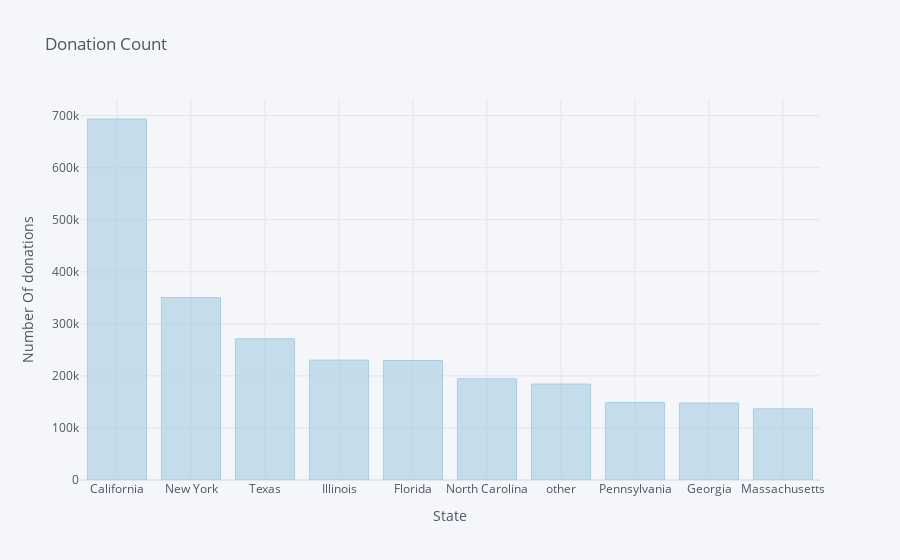

The notebook cell this image was saved under:
### Code cell
s3.iplot(kind = 'bar', xTitle = 'State' ,yTitle ='Number Of donations', title ='Donation Count', colorscale = 'paired')

### Figure 1 — Plotly figure (JSON) as saved in the notebook; plotly's stock layout.template omitted (floating-point values rounded to 4 significant figures)
{"data": [{"marker": {"color": "rgba(166, 206, 227, 0.6)", "line": {"color": "rgba(166, 206, 227, 1.0)", "width": 1}}, "name": "Donation ID", "orientation": "v", "text": "", "type": "bar", "x": ["California", "New York", "Texas", "Illinois", "Florida", "North Carolina", "other", "Pennsylvania", "Georgia", "Massachusetts"], "y": [693577, 350553, 271348, 230350, 229542, 194465, 184324, 148752, 147897, 136845]}], "layout": {"autosize": true, "legend": {"bgcolor": "#F5F6F9", "font": {"color": "#4D5663"}}, "paper_bgcolor": "#F5F6F9", "plot_bgcolor": "#F5F6F9", "title": {"font": {"color": "#4D5663"}, "text": "Donation Count"}, "xaxis": {"autorange": true, "gridcolor": "#E1E5ED", "range": [-0.5, 9.5], "showgrid": true, "tickfont": {"color": "#4D5663"}, "title": {"font": {"color": "#4D5663"}, "text": "State"}, "type": "category", "zerolinecolor": "#E1E5ED"}, "yaxis": {"autorange": true, "gridcolor": "#E1E5ED", "range": [0, 730100.0], "showgrid": true, "tickfont": {"color": "#4D5663"}, "title": {"font": {"color": "#4D5663"}, "text": "Number Of donations"}, "type": "linear", "zerolinecolor": "#E1E5ED"}}}
